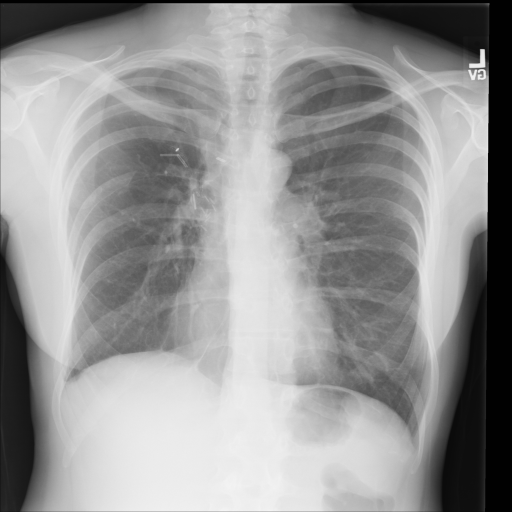
#> input picture No_findings/no_findings_0.jpg, 1024 x 1024 px, found by its file name (shown at 1/2 size); its folder holds only this picture in this run
$ python image_processing.py
#> lines starting #> are read from the running program, lines starting #| are printed output that depends on the picture
import os
from PIL import Image
import numpy as np

# Definicje ścieżek
folders = ['No_findings', 'Pneumonia']
base_dir = '/home/koczka/Documents/ANN/'
processed_dir = os.path.join(base_dir, 'processed_images')

# Tworzenie nowego folderu dla przetworzonych obrazów
if not os.path.exists(processed_dir):
    os.makedirs(processed_dir)

# Przetwarzanie obrazów z obu folderów
for folder in folders:
    folder_path = os.path.join(base_dir, folder)
    processed_folder = os.path.join(processed_dir, folder)

    # Tworzenie folderów dla przetworzonych obrazów
    if not os.path.exists(processed_folder):
        os.makedirs(processed_folder)

    # Iteracja przez obrazy i ich przetwarzanie
    for filename in os.listdir(folder_path):
        if filename.lower().endswith(('.jpg', '.png')):
            input_path = os.path.join(folder_path, filename)
            output_path = os.path.join(processed_folder, filename)

            # Wczytanie obrazu i przetworzenie go
            img = Image.open(input_path)
#> img is the input picture: PIL image 1024x1024 L; min 0, max 255, mean 148.8
            img = img.resize((128, 128))  # Zmiana rozmiaru na 128x128 pikseli
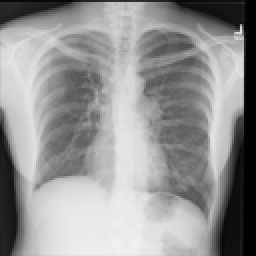
#> img: PIL image 128x128 L (shown 2 times larger); min 0, max 242, mean 148.8
            img_array = np.array(img) / 255.0  # Normalizacja do zakresu [0, 1]
#> (the run stopped early here; a loop or call above may not have finished)
